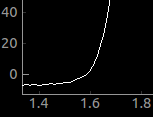

This figure's Python source:
#!/usr/bin/python
'''
Transistor CE characteristics
'''

import os

from PyQt4 import QtCore, QtGui
import time,sys
from v0.templates import diodeIV

import sys

import pyqtgraph as pg
from v0.utilitiesClass import utilitiesClass

import numpy as np

image = 'diodeIV.png'
helpfile = 'diodeIV.html'
class AppWindow(QtGui.QMainWindow, diodeIV.Ui_MainWindow,utilitiesClass):
	def __init__(self, parent=None,**kwargs):
		super(AppWindow, self).__init__(parent)
		self.setupUi(self)
		self.I=kwargs.get('I',None)

		self.setWindowTitle('vLabtool : '+self.I.H.version_string)
		self.plot=self.add2DPlot(self.plot_area)
		labelStyle = {'color': 'rgb(255,255,255)', 'font-size': '11pt'}
		self.plot.setLabel('left','Current -->', units='A',**labelStyle)
		self.plot.setLabel('bottom','Voltage -->', units='V',**labelStyle)

		self.totalpoints=2000
		self.X=[]
		self.Y=[]
		self.plotnum=0
				
		self.curves=[]
		self.curveLabels=[]
		self.looptimer = QtCore.QTimer()
		self.looptimer.timeout.connect(self.acquire)


	def run(self):
		self.looptimer.stop()
		self.X=[];self.Y=[]
		self.plotnum+=1
		self.curves.append( self.addCurve(self.plot ,'%.3f'%(self.plotnum),[255,255,255])  )

		self.V = self.startV.value()
		self.I.set_pvs1(self.V) 
		time.sleep(0.2)

		P=self.plot.getPlotItem()
		P.enableAutoRange(True,True)
		self.plot.setXRange(self.V,self.stopV.value())

		self.looptimer.start(20)

	def acquire(self):
		V=self.I.set_pvs1(self.V)
		VC =  self.I.get_average_voltage('CH1',samples=20)
		self.X.append(VC)
		self.Y.append((V-VC)/1.e3) # list( ( np.linspace(V,V+self.stepV.value(),1000)-VC)/1.e3)
		self.curves[-1].setData(self.X,self.Y)

		self.V+=self.stepV.value()
		if self.V>self.stopV.value():
			self.looptimer.stop()
			txt='<div style="text-align: center"><span style="color: #FFF;font-size:8pt;"># %d</span></div>'%(self.plotnum)
			text = pg.TextItem(html=txt, anchor=(0,0), border='w', fill=(0, 0, 255, 100))
			self.plot.addItem(text)
			text.setPos(self.X[-1],self.Y[-1])
			self.curveLabels.append(text)
			self.tracesBox.addItem('#%d'%(self.plotnum))

	def delete_curve(self):
		c = self.tracesBox.currentIndex()
		if c>-1:
			self.tracesBox.removeItem(c)
			self.plot.removeItem(self.curves[c]);self.plot.removeItem(self.curveLabels[c]);
			self.curves.pop(c);self.curveLabels.pop(c);


	def __del__(self):
		self.looptimer.stop()
		print 'bye'

	def closeEvent(self, event):
		self.looptimer.stop()
		self.finished=True
